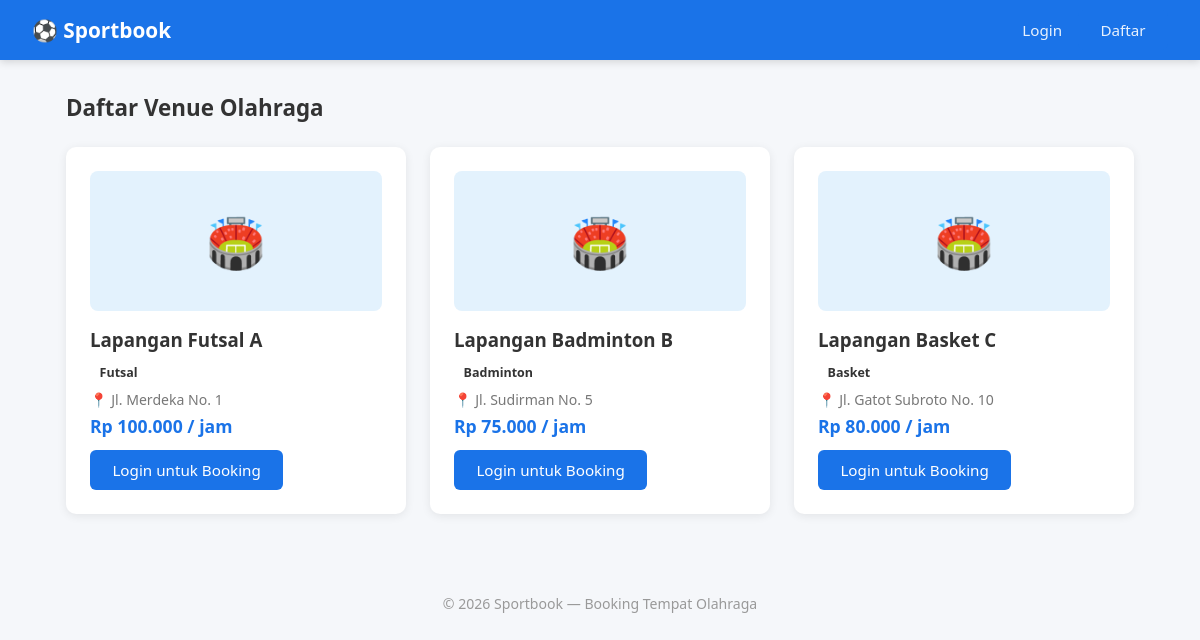
The page / on the database its author committed.
### tables this page shows
CREATE TABLE venues (
    id INT AUTO_INCREMENT PRIMARY KEY,
    nama VARCHAR(100) NOT NULL,
    jenis_olahraga VARCHAR(50) NOT NULL,
    alamat TEXT NOT NULL,
    deskripsi TEXT,
    harga_per_jam DECIMAL(10,2) NOT NULL,
    foto VARCHAR(255),
    status ENUM('active','inactive') DEFAULT 'active',
    created_at TIMESTAMP DEFAULT CURRENT_TIMESTAMP
);

### core/Controller.php (called while the page is built, shortened)
<?php
class Controller {
    protected function view(string $view, array $data = []): void {
        extract($data);
        require_once ROOT_PATH . '/app/views/layouts/header.php';
        require_once ROOT_PATH . '/app/views/' . $view . '.php';
        require_once ROOT_PATH . '/app/views/layouts/footer.php';
    }
}

### app/controllers/VenueController.php (called while the page is built, shortened)
<?php
require_once ROOT_PATH . '/app/models/Venue.php';
class VenueController extends Controller {
    private Venue $venue;
    public function __construct() {
        $this->venue = new Venue();
    }
    public function index(): void {
        $venues = $this->venue->getActive();
        $this->view('member/venues', ['venues' => $venues]);
    }
}

### core/App.php (called while the page is built, shortened)
<?php
require_once ROOT_PATH . '/config/database.php';
require_once ROOT_PATH . '/core/Router.php';
require_once ROOT_PATH . '/core/Controller.php';
require_once ROOT_PATH . '/core/Model.php';
require_once ROOT_PATH . '/app/helpers/functions.php';
class App {
    private Router $router;
    public function __construct() {
        $this->router = new Router();
    }
    public function run(): void {
        $url    = $_GET['url'] ?? '';
        $method = $_SERVER['REQUEST_METHOD'];
        $this->router->dispatch($url, $method);
    }
}

### public/index.php (called while the page is built, shortened)
<?php
require_once ROOT_PATH . '/core/App.php';
$app = new App();
$app->run();

### app/helpers/functions.php (called while the page is built, shortened)
<?php
function e(string $str): string {
    return htmlspecialchars($str, ENT_QUOTES, 'UTF-8');
}
function formatRupiah(float $amount): string {
    return 'Rp ' . number_format($amount, 0, ',', '.');
}
function isLoggedIn(): bool {
    return isset($_SESSION['user_id']);
}

### config/database.php (called while the page is built, shortened)
<?php
function getDB(): PDO {
    static $pdo = null;
    if ($pdo === null) {
        $dsn = "mysql:host=" . DB_HOST . ";dbname=" . DB_NAME . ";charset=" . DB_CHARSET;
        $options = [
            PDO::ATTR_ERRMODE            => PDO::ERRMODE_EXCEPTION,
            PDO::ATTR_DEFAULT_FETCH_MODE => PDO::FETCH_ASSOC,
            PDO::ATTR_EMULATE_PREPARES   => false,
        ];
        $pdo = new PDO($dsn, DB_USER, DB_PASS, $options);
    }
    return $pdo;
}

### core/Model.php (called while the page is built, shortened)
<?php
class Model {
    protected PDO $db;
    protected string $table = '';
    public function __construct() {
        $this->db = getDB();
    }
    protected function query(string $sql, array $params = []): PDOStatement {
        $stmt = $this->db->prepare($sql);
        $stmt->execute($params);
        return $stmt;
    }
    public function findAll(string $where = '', array $params = []): array {
        $sql = "SELECT * FROM {$this->table}" . ($where ? " WHERE $where" : '');
        return $this->query($sql, $params)->fetchAll();
    }
}

### app/models/Venue.php (called while the page is built, shortened)
<?php
require_once ROOT_PATH . '/core/Model.php';
class Venue extends Model {
    public function getActive(): array {
        return $this->findAll('status = ?', ['active']);
    }
}

### app/views/member/venues.php (the view)
<div class="page-header">
    <h2>Daftar Venue Olahraga</h2>
</div>
<?php if (empty($venues)): ?>
    <div class="alert alert-info">Belum ada venue tersedia.</div>
<?php else: ?>
<div class="venue-grid">
    <?php foreach ($venues as $v): ?>
    <div class="card venue-card">
        <?php if ($v['foto']): ?>
            <img src="<?= BASE_URL ?>/uploads/<?= e($v['foto']) ?>" alt="<?= e($v['nama']) ?>" class="venue-img">
        <?php else: ?>
            <div class="venue-img-placeholder">🏟️</div>
        <?php endif; ?>
        <div class="venue-info">
            <h3><?= e($v['nama']) ?></h3>
            <span class="badge"><?= e($v['jenis_olahraga']) ?></span>
            <p class="venue-address">📍 <?= e($v['alamat']) ?></p>
            <p class="venue-price"><?= formatRupiah($v['harga_per_jam']) ?> / jam</p>
            <?php if (isLoggedIn()): ?>
                <a href="<?= BASE_URL ?>/booking/<?= $v['id'] ?>" class="btn-primary">Booking Sekarang</a>
            <?php else: ?>
                <a href="<?= BASE_URL ?>/login" class="btn-primary">Login untuk Booking</a>
            <?php endif; ?>
        </div>
    </div>
    <?php endforeach; ?>
</div>
<?php endif; ?>

### core/Router.php (shortened to what this page needs)
<?php
class Router {
    private array $routes = [];
    public function add(string $method, string $path, string $controller, string $action): void {
        $this->routes[] = compact('method', 'path', 'controller', 'action');
    }
    public function dispatch(string $url, string $method): void {
        $url = trim($url, '/');
        foreach ($this->routes as $route) {
            $pattern = preg_replace('/\{[^}]+\}/', '([^/]+)', $route['path']);
            $pattern = '#^' . $pattern . '$#';
            if ($route['method'] === $method && preg_match($pattern, $url, $matches)) {
                array_shift($matches);
                $controller = new $route['controller']();
                call_user_func_array([$controller, $route['action']], $matches);
                return;
            }
        }
    }
}

### app/views/layouts/header.php (shortened to what this page needs)
<!DOCTYPE html>
<html lang="id">
<head>
    <link rel="stylesheet" href="<?= BASE_URL ?>/css/style.css">
</head>
<body>
<nav class="navbar">
    <a href="<?= BASE_URL ?>/venues" class="brand">⚽ Sportbook</a>
    <div class="nav-links">
        <?php if (isLoggedIn()): ?>
            <?php if (isAdmin()): ?>
                <a href="<?= BASE_URL ?>/admin">Dashboard</a>
                <a href="<?= BASE_URL ?>/admin/venues">Venue</a>
                <a href="<?= BASE_URL ?>/admin/bookings">Booking</a>
                <a href="<?= BASE_URL ?>/admin/payments">Pembayaran</a>
            <?php else: ?>
                <a href="<?= BASE_URL ?>/venues">Venue</a>
                <a href="<?= BASE_URL ?>/my-bookings">Booking Saya</a>
            <?php endif; ?>
            <span class="user-name">👤 <?= e($_SESSION['nama']) ?></span>
            <a href="<?= BASE_URL ?>/logout" class="btn-logout">Logout</a>
        <?php else: ?>
            <a href="<?= BASE_URL ?>/login">Login</a>
            <a href="<?= BASE_URL ?>/register" class="btn-primary">Daftar</a>
        <?php endif; ?>
    </div>
</nav>
<main class="container">

### app/views/layouts/footer.php
</main>
<footer class="footer">
    <p>&copy; <?= date('Y') ?> Sportbook — Booking Tempat Olahraga</p>
</footer>
</body>
</html>

### public/css/style.css (style rules this page uses)
*, *::before, *::after { box-sizing: border-box; margin: 0; padding: 0; }
body { font-family: 'Segoe UI', sans-serif; background: #f5f7fa; color: #333; }
.navbar { background: #1a73e8; color: #fff; padding: 0 2rem; display: flex; align-items: center; justify-content: space-between; height: 60px; position: sticky; top: 0; z-index: 100; box-shadow: 0 2px 8px rgba(0,0,0,.15); }
.brand { color: #fff; text-decoration: none; font-size: 1.3rem; font-weight: 700; }
.nav-links { display: flex; align-items: center; gap: 1rem; }
.nav-links a { color: rgba(255,255,255,.9); text-decoration: none; font-size: .95rem; }
.container { max-width: 1100px; margin: 2rem auto; padding: 0 1rem; }
.card { background: #fff; border-radius: 10px; padding: 1.5rem; box-shadow: 0 2px 10px rgba(0,0,0,.08); margin-bottom: 1.5rem; }
.btn-primary { background: #1a73e8; color: #fff; border: none; padding: .6rem 1.4rem; border-radius: 6px; cursor: pointer; font-size: .95rem; text-decoration: none; display: inline-block; transition: background .2s; }
.venue-grid { display: grid; grid-template-columns: repeat(auto-fill, minmax(280px, 1fr)); gap: 1.5rem; }
.venue-card { overflow: hidden; }
.venue-img-placeholder { height: 140px; background: #e3f2fd; display: flex; align-items: center; justify-content: center; font-size: 3rem; border-radius: 8px; margin-bottom: 1rem; }
.venue-info h3 { margin-bottom: .5rem; }
.venue-address { color: #777; font-size: .88rem; margin: .3rem 0; }
.venue-price { font-weight: 700; color: #1a73e8; font-size: 1.1rem; margin-bottom: .8rem; }
.badge { display: inline-block; padding: .25rem .6rem; border-radius: 20px; font-size: .78rem; font-weight: 600; }
.page-header { display: flex; justify-content: space-between; align-items: center; margin-bottom: 1.5rem; }
.page-header h2 { font-size: 1.4rem; }
.footer { text-align: center; padding: 1.5rem; color: #999; font-size: .88rem; margin-top: 2rem; }

### rows shown on the page
venues: nama "Lapangan Futsal A", jenis_olahraga "Futsal", alamat "Jl. Merdeka No. 1", harga_per_jam "Rp 100.000"
venues: nama "Lapangan Badminton B", jenis_olahraga "Badminton", alamat "Jl. Sudirman No. 5", harga_per_jam "Rp 75.000"
venues: nama "Lapangan Basket C", jenis_olahraga "Basket", alamat "Jl. Gatot Subroto No. 10", harga_per_jam "Rp 80.000"
